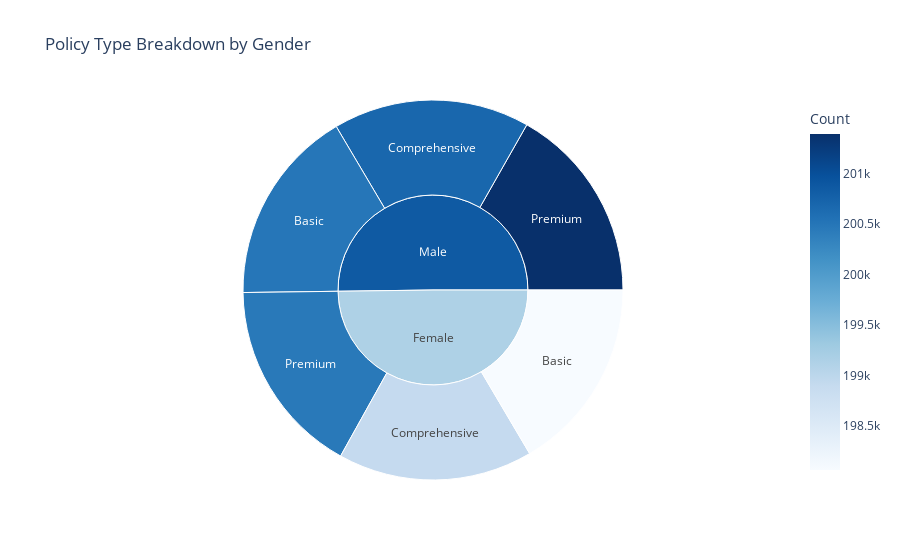

The notebook cell this image was saved under:
### Code cell
fig = px.sunburst(policy_group, 
                  path=['Gender', 'Policy Type'], 
                  values='Count', 
                  title="Policy Type Breakdown by Gender",
                  color='Count', 
                  color_continuous_scale='Blues')

fig.show()

### Figure 1 — Plotly figure (JSON) as saved in the notebook; plotly's stock layout.template omitted (floating-point values rounded to 4 significant figures)
{"data": [{"branchvalues": "total", "customdata": [[198100.0], [198900.0], [200500.0], [200500.0], [200700.0], [201400.0], [199100.0], [200900.0]], "domain": {"x": [0, 1], "y": [0, 1]}, "hovertemplate": "labels=%{label}<br>Count_sum=%{value}<br>parent=%{parent}<br>id=%{id}<br>Count=%{color}<extra></extra>", "ids": ["Female/Basic", "Female/Comprehensive", "Female/Premium", "Male/Basic", "Male/Comprehensive", "Male/Premium", "Female", "Male"], "labels": ["Basic", "Comprehensive", "Premium", "Basic", "Comprehensive", "Premium", "Female", "Male"], "marker": {"coloraxis": "coloraxis", "colors": [198100.0, 198900.0, 200500.0, 200500.0, 200700.0, 201400.0, 199100.0, 200900.0]}, "name": "", "parents": ["Female", "Female", "Female", "Male", "Male", "Male", "", ""], "type": "sunburst", "values": [198100.0, 198900.0, 200500.0, 200500.0, 200700.0, 201400.0, 597400.0, 602600.0]}], "layout": {"coloraxis": {"colorbar": {"title": {"text": "Count"}}, "colorscale": [[0, "rgb(247,251,255)"], [0.125, "rgb(222,235,247)"], [0.25, "rgb(198,219,239)"], [0.375, "rgb(158,202,225)"], [0.5, "rgb(107,174,214)"], [0.625, "rgb(66,146,198)"], [0.75, "rgb(33,113,181)"], [0.875, "rgb(8,81,156)"], [1, "rgb(8,48,107)"]]}, "legend": {"tracegroupgap": 0}, "title": {"text": "Policy Type Breakdown by Gender"}}}
